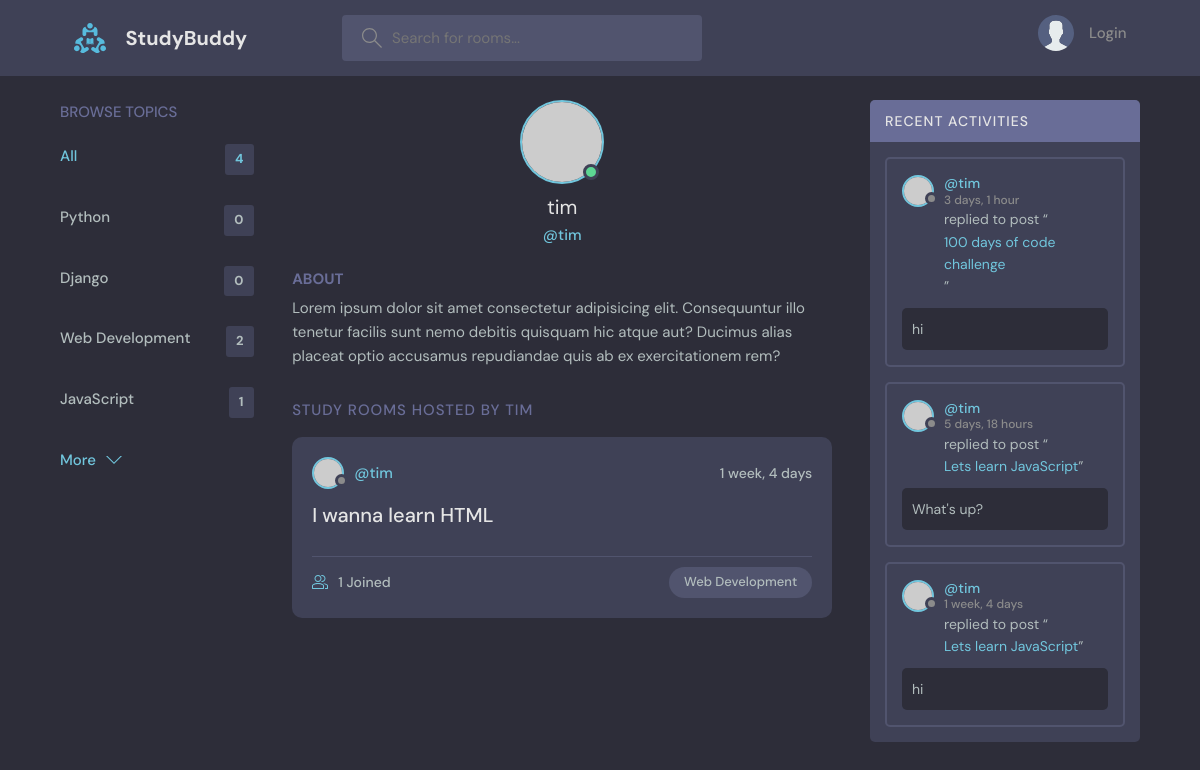
Page /profile/2/ on the earlier database version.
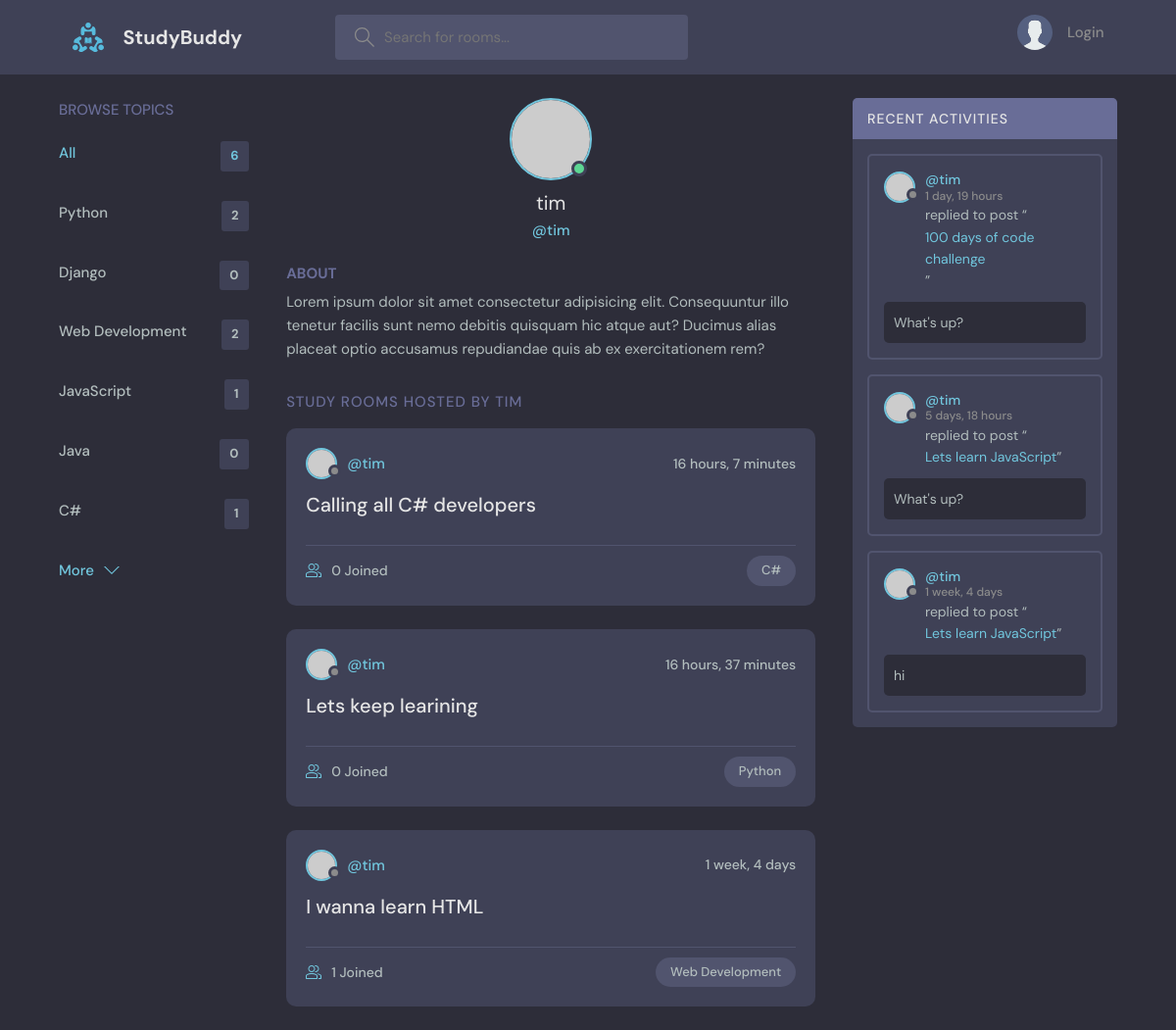
Same page on the later database version.
### base/models.py (models this page shows, shortened)
class Topic(models.Model):
    name = models.CharField(max_length=200)

class Room(models.Model):
    host = models.ForeignKey(User, on_delete=models.SET_NULL, null=True)
    topic = models.ForeignKey(Topic, on_delete=models.SET_NULL, null=True)
    name = models.CharField(max_length=200)
    description = models.TextField(null=True, blank=True)
    participants = models.ManyToManyField(User, related_name='participants', blank=True)
    updated = models.DateTimeField(auto_now=True)
    created = models.DateTimeField(auto_now_add=True)
    class Meta:
        ordering = ['-updated', '-created']

class Message(models.Model):
    user = models.ForeignKey(User, on_delete=models.CASCADE)
    room = models.ForeignKey(Room, on_delete=models.CASCADE)
    body = models.TextField()
    updated = models.DateTimeField(auto_now=True)
    created = models.DateTimeField(auto_now_add=True)
    class Meta:
        ordering = ['-updated', '-created']

### base/views.py (the view)
# urls.py: path('profile/<str:pk>/', views.userProfile, name='user-profile'),
def userProfile(request, pk):
    user = User.objects.get(pk=pk)
    rooms = user.room_set.all()
    room_messages = user.message_set.all()
    topics = Topic.objects.all()
    context = {'user': user, 'rooms': rooms, 'room_messages': room_messages, 'topics': topics}
    return render(request, 'base/profile.html', context)

### base/templates/base/profile.html (shortened to what this page needs)
{% extends 'main.html' %}
{%  block content %}
  <main class="profile-page layout layout--3">
    <div class="container">
        {% include 'base/topics_component.html' %}
      <div class="roomList">
        <div class="profile">
          <div class="profile__avatar">
            <div class="avatar avatar--large active">
              <img src="https://randomuser.me/api/portraits/men/11.jpg" />
            </div>
          </div>
          <div class="profile__info">
            <h3>{{ user.username}}</h3>
            <p>@{{ user.username}}</p>
          </div>
          <div class="profile__about">
            <h3>About</h3>
            <p>
              Lorem ipsum dolor sit amet consectetur adipisicing elit. Consequuntur illo tenetur
              facilis sunt nemo debitis quisquam hic atque aut? Ducimus alias placeat optio
              accusamus repudiandae quis ab ex exercitationem rem?
            </p>
          </div>
        </div>
        <div class="roomList__header">
          <div>
            <h2>Study Rooms Hosted by {{ user.username }}</a>
            </h2>
          </div>
        </div>
            {%  include 'base/feed_component.html' %}
      </div>
        {% include 'base/activity_component.html' %}
    </div>
  </main>
{% endblock %}

### templates/main.html (shortened to what this page needs)
<!DOCTYPE html>
{% load static %}
<html lang="en">
  <head>
    <link rel="stylesheet" href="{% static 'styles/style.css'%}" />
  </head>
  <body>
    {% include 'navbar.html' %}
    {% block content %}
    {% endblock %}
  </body>
</html>

### templates/navbar.html (shortened to what this page needs)
{% load static %}
<header class="header header--loggedIn">
      <div class="container">
        <a href="{% url 'home' %}" class="header__logo">
          <img src="{% static 'images/logo.svg' %}" />
          <h1>StudyBuddy</h1>
        </a>
        <form class="header__search" method="GET" action="{% url 'home' %}">
          <label>
            <input name="q" placeholder="Search for rooms..." />
          </label>
        </form>
        <nav class="header__menu">
    {% if request.user.is_authenticated %}
          <div class="header__user">
            <a href="{% url 'user-profile' request.user.id %}">
              <div class="avatar avatar--medium active">
                <img src="https://randomuser.me/api/portraits/men/37.jpg" />
              </div>
              <p>{{  request.user.username}} <span>@{{  request.user.username }}</span></p>
            </a>
            <button class="dropdown-button">
              <svg version="1.1" xmlns="http://www.w3.org/2000/svg" width="32" height="32" viewBox="0 0 32 32">
                <title>chevron-down</title>
                <path d="M16 21l-13-13h-3l16 16 16-16h-3l-13 13z"></path>
              </svg>
            </button>
          </div>
        {% else %}
           <a href="{% url 'login' %}">
            <img src="{% static 'images/avatar.svg' %}" />
            <p>Login</p>
          </a>
 {% endif %}
        </nav>
      </div>
    </header>

### base/templates/base/topics_component.html
<div class="topics">
          <div class="topics__header">
            <h2>Browse Topics</h2>
          </div>
          <ul class="topics__list">
            <li>
              <a href="{% url 'home' %}" class="active">All <span>{{ topics.count }}</span></a>
            </li>
              {% for topic in topics %}
            <li>
              <a href="{% url 'home' %}?q={{ topic.name }}">{{ topic.name }} <span>{{ topic.room_set.all.count }}</span></a>
            </li>
              {% endfor %}
          </ul>
          <a class="btn btn--link" href="{% url 'topics' %}">
            More
            <svg version="1.1" xmlns="http://www.w3.org/2000/svg" width="32" height="32" viewBox="0 0 32 32">
              <title>chevron-down</title>
              <path d="M16 21l-13-13h-3l16 16 16-16h-3l-13 13z"></path>
            </svg>
          </a>
</div>

### base/templates/base/feed_component.html (shortened to what this page needs)
{% for room in rooms %}
    <div class="roomListRoom">
            <div class="roomListRoom__header">
              <a href="{% url 'user-profile' room.host.id %}" class="roomListRoom__author">
                <div class="avatar avatar--small">
                  <img src="https://randomuser.me/api/portraits/women/11.jpg" />
                </div>
                  <span>@{{ room.host.username }}</span>
              </a>
              <div class="roomListRoom__actions">
                <span>{{ room.created|timesince }}</span>
              </div>
            </div>
            <div class="roomListRoom__content">
              <a href="{% url 'room' room.id %}">{{ room.name}}</a>
            </div>
            <div class="roomListRoom__meta">
              <a href="{% url 'room' room.id %}" class="roomListRoom__joined">
                  {{ room.participants.all.count}} Joined
              </a>
              <p class="roomListRoom__topic">{{ room.topic.name }}</p>
            </div>
          </div>
{%  endfor %}

### base/templates/base/activity_component.html (shortened to what this page needs)
<div class="activities">
          <div class="activities__header">
            <h2>Recent Activities</h2>
          </div>
    {% for message in room_messages %}
          <div class="activities__box">
            <div class="activities__boxHeader roomListRoom__header">
              <a href="{% url 'user-profile' message.user.id %}" class="roomListRoom__author">
                <div class="avatar avatar--small">
                  <img src="https://randomuser.me/api/portraits/women/11.jpg" />
                </div>
                <p>
                    @{{message.user}}
                  <span> {{ message.created|timesince }}</span>
                </p>
              </a>
            </div>
            <div class="activities__boxContent">
              <p>replied to post “<a href="{% url 'room' message.room.id %}">{{ message.room.name}}</a>”</p>
              <div class="activities__boxRoomContent">
                {{ message.body }}
              </div>
            </div>
          </div>
    {% endfor %}
        </div>

Differences in the rows shown:
removed Message: user "tim", created "3 days, 1 hour", room.name "100 days of code challenge", body "hi"
computed for Topic "Python": room_set.all.count "0" → "2"
added Topic: name "Java", room_set.all.count "0"
added Topic: name "C#", room_set.all.count "1"
added Room: host.username "tim", created "16 hours, 7 minutes", name "Calling all C# developers", participants.all.count "0", topic.name "C#"
added Room: host.username "tim", created "16 hours, 37 minutes", name "Lets keep learining", participants.all.count "0", topic.name "Python"
added Message: user "tim", created "1 day, 19 hours", room.name "100 days of code challenge", body "What's up?"
Other differences:
{{ topics.count }}: "4" → "6"
